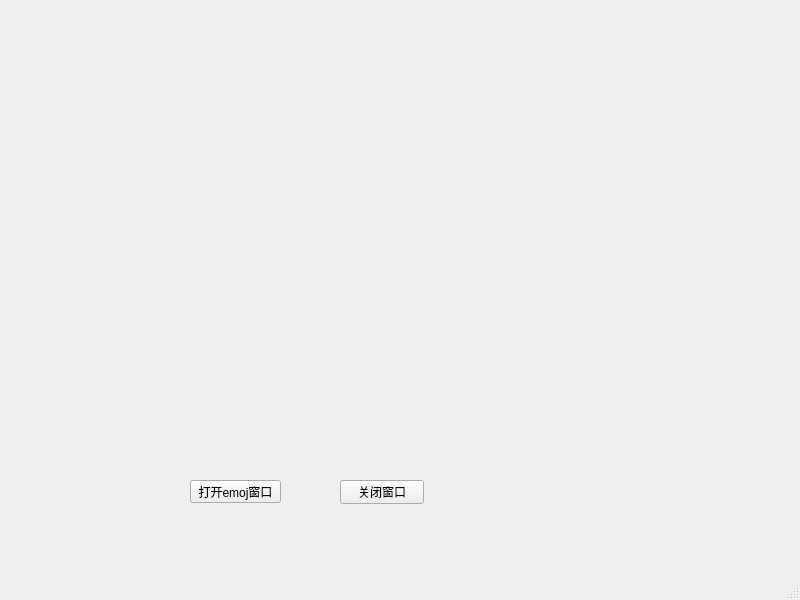
<?xml version="1.0" encoding="UTF-8"?>
<ui version="4.0">
 <class>MainWindow</class>
 <widget class="QMainWindow" name="MainWindow">
  <property name="geometry">
   <rect>
    <x>0</x>
    <y>0</y>
    <width>800</width>
    <height>600</height>
   </rect>
  </property>
  <property name="windowTitle">
   <string>MainWindow</string>
  </property>
  <widget class="QWidget" name="centralwidget">
   <widget class="QPushButton" name="pushButton">
    <property name="geometry">
     <rect>
      <x>190</x>
      <y>480</y>
      <width>91</width>
      <height>23</height>
     </rect>
    </property>
    <property name="text">
     <string>打开emoj窗口</string>
    </property>
   </widget>
   <widget class="QPushButton" name="pushButton_close">
    <property name="geometry">
     <rect>
      <x>340</x>
      <y>480</y>
      <width>84</width>
      <height>24</height>
     </rect>
    </property>
    <property name="text">
     <string>关闭窗口</string>
    </property>
   </widget>
  </widget>
  <widget class="QMenuBar" name="menubar">
   <property name="geometry">
    <rect>
     <x>0</x>
     <y>0</y>
     <width>800</width>
     <height>25</height>
    </rect>
   </property>
  </widget>
  <widget class="QStatusBar" name="statusbar"/>
 </widget>
 <resources/>
 <connections/>
</ui>
